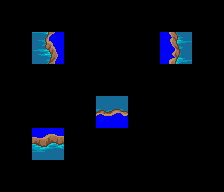

This is a level from a 2D game, rendered from its Tiled map with the project's own tilesets. A one-line summary and the map file follow, with tile-layer data summarised:
An orthogonal 7x6 tile map with 32x32 px tiles, 3 tile layers (Regions, Input_set, Output_Water), 2 tilesets.

<map version="1.0" orientation="orthogonal" width="7" height="6" tilewidth="32" tileheight="32">
 <tileset firstgid="1" name="ruleset" tilewidth="32" tileheight="32">
  <image source="ruleset.png" trans="ff00ff" width="256" height="64" />
 </tileset>
 <tileset firstgid="17" name="water" tilewidth="32" tileheight="32">
  <image source="../tiles/water.png" trans="ff00ff" width="96" height="192" />
 </tileset>
 <layer name="Regions" width="7" height="6">
  <data>[42 cells, 8 non-empty, 1 distinct tile ids]</data>
 </layer>
 <layer name="Input_set" width="7" height="6">
  <data>[42 cells, 4 non-empty, 1 distinct tile ids]</data>
 </layer>
 <layer name="Output_Water" width="7" height="6">
  <data>[42 cells, 4 non-empty, 4 distinct tile ids]</data>
 </layer>
</map>
